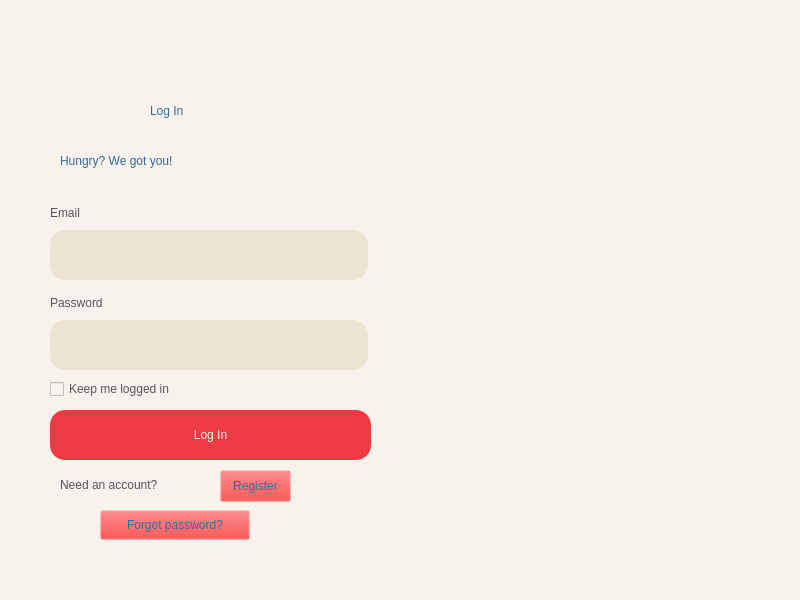
<?xml version="1.0" encoding="UTF-8"?>
<ui version="4.0">
 <class>MainWindow</class>
 <widget class="QMainWindow" name="MainWindow">
  <property name="geometry">
   <rect>
    <x>0</x>
    <y>0</y>
    <width>800</width>
    <height>600</height>
   </rect>
  </property>
  <property name="windowTitle">
   <string>MainWindow</string>
  </property>
  <property name="styleSheet">
   <string notr="true">background-color: #F8F2EC;</string>
  </property>
  <widget class="QWidget" name="centralwidget">
   <widget class="QLabel" name="label_7">
    <property name="geometry">
     <rect>
      <x>150</x>
      <y>90</y>
      <width>91</width>
      <height>41</height>
     </rect>
    </property>
    <property name="styleSheet">
     <string notr="true">color: #356a9c;
font: 20pt &quot;Bahnschrift&quot;;</string>
    </property>
    <property name="text">
     <string>Log In</string>
    </property>
   </widget>
   <widget class="QLabel" name="label_4">
    <property name="geometry">
     <rect>
      <x>50</x>
      <y>200</y>
      <width>41</width>
      <height>25</height>
     </rect>
    </property>
    <property name="maximumSize">
     <size>
      <width>16777215</width>
      <height>25</height>
     </size>
    </property>
    <property name="styleSheet">
     <string notr="true">font: 12pt &quot;Bahnschrift&quot;;
color: #575556;</string>
    </property>
    <property name="text">
     <string>Email</string>
    </property>
   </widget>
   <widget class="QLineEdit" name="txtEmail">
    <property name="geometry">
     <rect>
      <x>50</x>
      <y>230</y>
      <width>318</width>
      <height>50</height>
     </rect>
    </property>
    <property name="maximumSize">
     <size>
      <width>16777215</width>
      <height>50</height>
     </size>
    </property>
    <property name="styleSheet">
     <string notr="true">background-color: #ECE3D2;
color: #356A9C;
font: 12pt &quot;Segoe UI&quot;;
border-radius: 15px;
padding-left: 5px;</string>
    </property>
   </widget>
   <widget class="QLabel" name="label_5">
    <property name="geometry">
     <rect>
      <x>50</x>
      <y>290</y>
      <width>61</width>
      <height>25</height>
     </rect>
    </property>
    <property name="maximumSize">
     <size>
      <width>16777215</width>
      <height>25</height>
     </size>
    </property>
    <property name="styleSheet">
     <string notr="true">font: 12pt &quot;Bahnschrift&quot;;
color: #575556;</string>
    </property>
    <property name="text">
     <string>Password</string>
    </property>
   </widget>
   <widget class="QLineEdit" name="txtPassword">
    <property name="geometry">
     <rect>
      <x>50</x>
      <y>320</y>
      <width>318</width>
      <height>50</height>
     </rect>
    </property>
    <property name="maximumSize">
     <size>
      <width>16777215</width>
      <height>50</height>
     </size>
    </property>
    <property name="styleSheet">
     <string notr="true">background-color: #ECE3D2;
color: #356A9C;
font: 12pt &quot;Segoe UI&quot;;
border-radius: 15px;
padding-left: 5px;</string>
    </property>
    <property name="echoMode">
     <enum>QLineEdit::Password</enum>
    </property>
   </widget>
   <widget class="QCheckBox" name="checkBox">
    <property name="geometry">
     <rect>
      <x>50</x>
      <y>379</y>
      <width>301</width>
      <height>20</height>
     </rect>
    </property>
    <property name="styleSheet">
     <string notr="true">font: 12pt &quot;Bahnschrift&quot;;
color: #575556;</string>
    </property>
    <property name="text">
     <string>Keep me logged in</string>
    </property>
   </widget>
   <widget class="QPushButton" name="btnLogin">
    <property name="geometry">
     <rect>
      <x>50</x>
      <y>410</y>
      <width>321</width>
      <height>50</height>
     </rect>
    </property>
    <property name="minimumSize">
     <size>
      <width>0</width>
      <height>50</height>
     </size>
    </property>
    <property name="maximumSize">
     <size>
      <width>16777215</width>
      <height>50</height>
     </size>
    </property>
    <property name="cursor">
     <cursorShape>PointingHandCursor</cursorShape>
    </property>
    <property name="styleSheet">
     <string notr="true">border-radius: 15px;
font: 600 16pt &quot;Bahnschrift&quot;;
background-color: #ee3a43	;
color: #F8F2EC;</string>
    </property>
    <property name="text">
     <string>Log In</string>
    </property>
   </widget>
   <widget class="QLabel" name="label_6">
    <property name="geometry">
     <rect>
      <x>60</x>
      <y>470</y>
      <width>130</width>
      <height>30</height>
     </rect>
    </property>
    <property name="minimumSize">
     <size>
      <width>130</width>
      <height>30</height>
     </size>
    </property>
    <property name="maximumSize">
     <size>
      <width>130</width>
      <height>30</height>
     </size>
    </property>
    <property name="styleSheet">
     <string notr="true">font: 12pt &quot;Bahnschrift&quot;;
color: #575556;</string>
    </property>
    <property name="text">
     <string>Need an account?</string>
    </property>
   </widget>
   <widget class="QPushButton" name="btnRegister">
    <property name="geometry">
     <rect>
      <x>220</x>
      <y>470</y>
      <width>71</width>
      <height>32</height>
     </rect>
    </property>
    <property name="styleSheet">
     <string notr="true">font: 12pt &quot;Bahnschrift&quot;;
color: #356a9c;
background-color: rgba(255, 0, 0, 0);
</string>
    </property>
    <property name="text">
     <string>Register</string>
    </property>
   </widget>
   <widget class="QPushButton" name="btn_register_2">
    <property name="geometry">
     <rect>
      <x>100</x>
      <y>510</y>
      <width>150</width>
      <height>30</height>
     </rect>
    </property>
    <property name="minimumSize">
     <size>
      <width>150</width>
      <height>30</height>
     </size>
    </property>
    <property name="maximumSize">
     <size>
      <width>150</width>
      <height>30</height>
     </size>
    </property>
    <property name="cursor">
     <cursorShape>PointingHandCursor</cursorShape>
    </property>
    <property name="styleSheet">
     <string notr="true">font: 12pt &quot;Bahnschrift&quot;;
color: #356a9c;
background-color: rgba(255, 0, 0, 0);
</string>
    </property>
    <property name="text">
     <string>Forgot password?</string>
    </property>
   </widget>
   <widget class="QWidget" name="widget" native="true">
    <property name="geometry">
     <rect>
      <x>399</x>
      <y>-1</y>
      <width>411</width>
      <height>611</height>
     </rect>
    </property>
    <property name="styleSheet">
     <string notr="true">background-image: url(:/newPrefix/bao beo.jpg);</string>
    </property>
    <widget class="QLabel" name="label">
     <property name="geometry">
      <rect>
       <x>-10</x>
       <y>0</y>
       <width>431</width>
       <height>611</height>
      </rect>
     </property>
     <property name="text">
      <string/>
     </property>
     <property name="pixmap">
      <pixmap>../images/image_banner.JPG</pixmap>
     </property>
     <property name="scaledContents">
      <bool>true</bool>
     </property>
    </widget>
   </widget>
   <widget class="QLabel" name="label_8">
    <property name="geometry">
     <rect>
      <x>60</x>
      <y>140</y>
      <width>271</width>
      <height>41</height>
     </rect>
    </property>
    <property name="styleSheet">
     <string notr="true">color: #356a9c;
font: 20pt &quot;Bahnschrift&quot;;</string>
    </property>
    <property name="text">
     <string>Hungry? We got you!</string>
    </property>
   </widget>
  </widget>
 </widget>
 <resources/>
 <connections/>
</ui>
